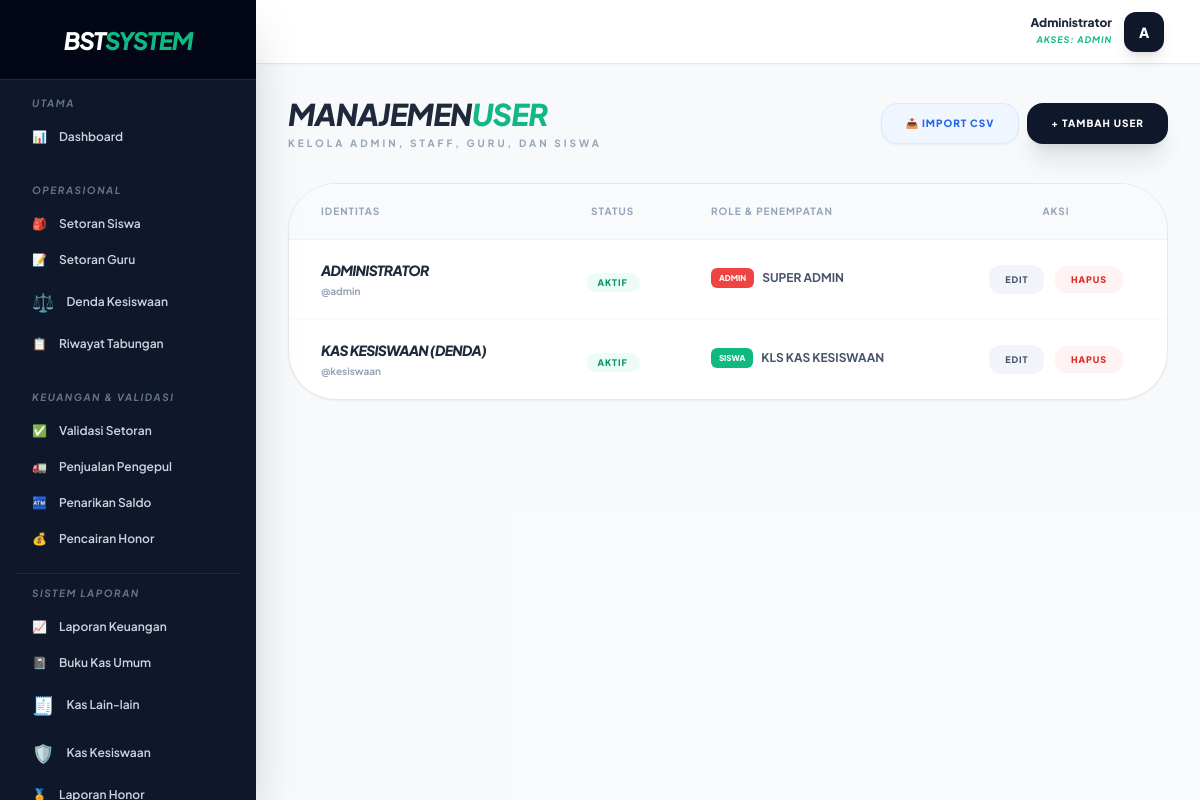
Screenshot of /public/user (signed in) with the database file from the repository.
### tables this page shows
CREATE TABLE `users` (
  `id` int(11) NOT NULL AUTO_INCREMENT,
  `nama` varchar(100) NOT NULL,
  `username` varchar(50) NOT NULL,
  `password` varchar(255) NOT NULL,
  `role` enum('admin','guru','siswa','staff','alumni') NOT NULL,
  `kelas_id` int(11) DEFAULT NULL,
  `angkatan` varchar(10) DEFAULT NULL,
  `is_active` tinyint(1) NOT NULL DEFAULT 1,
  `deleted_at` timestamp NULL DEFAULT NULL,
  PRIMARY KEY (`id`)
);

CREATE TABLE `kelas` (
  `id` int(11) NOT NULL AUTO_INCREMENT,
  `nama_kelas` varchar(50) NOT NULL,
  `walikelas_id` int(11) DEFAULT NULL,
  PRIMARY KEY (`id`)
);

### app/Core/Database.php (called while the page is built, shortened)
<?php
class Database {
    private static $instance = null;
    private $conn;
    private function __construct() {
        try {
            $dsn = "mysql:host=" . DB_HOST . ";dbname=" . DB_NAME . ";charset=utf8mb4";
            $options = [
                PDO::ATTR_ERRMODE => PDO::ERRMODE_EXCEPTION,
                PDO::ATTR_DEFAULT_FETCH_MODE => PDO::FETCH_ASSOC,
                PDO::ATTR_EMULATE_PREPARES => false,
            ];
            $this->conn = new PDO($dsn, DB_USER, DB_PASS, $options);
        } catch (PDOException $e) {
            die("Koneksi Database Gagal: " . $e->getMessage());
        }
    }
    public static function getInstance() {
        if (self::$instance === null) {
            self::$instance = new self();
        }
        return self::$instance;
    }
    public function getConnection() {
        return $this->conn;
    }
}

### app/Controllers/UserController.php (called while the page is built, shortened)
<?php
require_once __DIR__ . '/../Core/Database.php';
class UserController {
    private $db;
    public function __construct() {
        $this->db = Database::getInstance()->getConnection();
    }
    public function index() {
        $sql = "SELECT u.*, k.nama_kelas
                FROM users u
                LEFT JOIN kelas k ON u.kelas_id = k.id
                WHERE u.deleted_at IS NULL
                ORDER BY u.role ASC, u.nama ASC";
        $users = $this->db->query($sql)->fetchAll();
        require_once __DIR__ . '/../../views/layouts/admin.php';
    }
}

### views/admin/user/index.php (the view, shortened to what this page needs)
<div class="max-w-7xl mx-auto space-y-8 pb-10" x-data="{ showModal: false, isEdit: false, formData: { id: '', username: '', nama: '', role: 'siswa', kelas_id: '', angkatan: '', is_active: 1 } }">
    <div class="flex flex-col md:flex-row md:items-center md:justify-between gap-4">
        <div>
            <h2 class="text-3xl font-black text-slate-800 italic uppercase tracking-tight">MANAJEMEN<span class="text-emerald-500">USER</span></h2>
            <p class="text-[10px] font-bold text-slate-400 uppercase tracking-[0.3em] mt-1">Kelola Admin, Staff, Guru, dan Siswa</p>
        </div>
        <div class="flex gap-2">
            <a href="<?= BASE_URL ?>/user/import" class="px-6 py-3 bg-blue-50 text-blue-600 border border-blue-100 text-[10px] font-black uppercase tracking-widest rounded-2xl shadow-sm hover:bg-blue-600 hover:text-white transition-all flex items-center">
                📥 Import CSV
            </a>
            <button @click="showModal = true; isEdit = false; formData = {id:'', username:'', nama:'', role:'siswa', kelas_id:'', angkatan:'', is_active: 1}" class="px-6 py-3 bg-slate-900 text-white text-[10px] font-black uppercase tracking-widest rounded-2xl shadow-xl hover:bg-black transition-all flex items-center">
                + Tambah User
            </button>
        </div>
    </div>
    <div class="bg-white rounded-[3rem] border border-slate-200 shadow-sm overflow-hidden">
        <div class="overflow-x-auto">
            <table class="w-full text-left">
                <thead>
                    <tr class="bg-gray-50 border-b border-gray-100 text-[10px] uppercase text-slate-400 font-black tracking-widest">
                        <th class="px-8 py-5">Identitas</th>
                        <th class="px-8 py-5 text-center">Status</th>
                        <th class="px-8 py-5">Role & Penempatan</th>
                        <th class="px-8 py-5 text-center">Aksi</th>
                    </tr>
                </thead>
                <tbody class="divide-y divide-gray-50">
                    <?php foreach($users as $u): ?>
                    <tr class="hover:bg-slate-50 transition-all">
                        <td class="px-8 py-5">
                            <div class="font-black text-slate-800 text-sm uppercase italic tracking-tighter"><?= htmlspecialchars($u['nama']) ?></div>
                            <div class="text-[10px] font-bold text-slate-400 mt-1">@<?= htmlspecialchars($u['username']) ?></div>
                        </td>
                        <td class="px-8 py-5 text-center">
                            <?php if($u['is_active']): ?>
                                <span class="px-3 py-1 bg-emerald-50 text-emerald-600 rounded-full text-[9px] font-black uppercase tracking-widest">Aktif</span>
                            <?php else: ?>
                                <span class="px-3 py-1 bg-slate-100 text-slate-400 rounded-full text-[9px] font-black uppercase tracking-widest">Non-Aktif</span>
                            <?php endif; ?>
                        </td>
                        <td class="px-8 py-5">
                            <div class="text-xs font-bold text-slate-600 uppercase mb-1 flex items-center">
                                <?php
                                    $bgRole = 'bg-emerald-500';
                                    if ($u['role'] === 'admin') $bgRole = 'bg-red-500';
                                ?>
                                <span class="px-2 py-0.5 rounded-md text-[8px] font-black text-white mr-2 <?= $bgRole ?>"><?= strtoupper($u['role']) ?></span>
                                <?php
                                    if ($u['role'] === 'siswa') echo 'KLS ' . htmlspecialchars($u['nama_kelas'] ?? '-');
                                    else if ($u['role'] === 'guru') echo 'GURU / NASABAH';
                                    else if ($u['role'] === 'staff') echo 'PETUGAS INPUT';
                                    else echo 'SUPER ADMIN';
                                ?>
                            </div>
                        </td>
                        <td class="px-8 py-5 text-center space-x-2">
                            <button @click="showModal = true; isEdit = true; formData = { id: '<?= $u['id'] ?>', username: '<?= htmlspecialchars($u['username']) ?>', nama: '<?= addslashes($u['nama']) ?>', role: '<?= $u['role'] ?>', kelas_id: '<?= $u['kelas_id'] ?>', angkatan: '<?= htmlspecialchars($u['angkatan']) ?>', is_active: '<?= $u['is_active'] ?>' }" class="px-4 py-2 bg-slate-100 text-slate-600 hover:bg-slate-800 hover:text-white rounded-xl text-[9px] font-black uppercase tracking-widest transition-all">Edit</button>
                            <a href="<?= BASE_URL ?>/user/delete?id=<?= $u['id'] ?>" onclick="return confirm('Hapus pengguna ini permanen?')" class="px-4 py-2 bg-red-50 text-red-600 hover:bg-red-600 hover:text-white rounded-xl text-[9px] font-black uppercase tracking-widest transition-all">Hapus</a>
                        </td>
                    </tr>
                    <?php endforeach; ?>
                </tbody>
            </table>
        </div>
    </div>
</div>

### public/index.php (shortened to what this page needs)
<?php
$url = isset($_GET['url']) ? rtrim($_GET['url'], '/') : 'auth/login';
$url = filter_var($url, FILTER_SANITIZE_URL);
$urlParts = explode('/', $url);
$controllerName = ucfirst($urlParts[0]) . 'Controller';
$methodName = isset($urlParts[1]) ? $urlParts[1] : 'index';
$controllerFile = __DIR__ . '/../app/Controllers/' . $controllerName . '.php';
if (file_exists($controllerFile)) {
    $controller = new $controllerName();
    if (method_exists($controller, $methodName)) {
        unset($urlParts[0]);
        unset($urlParts[1]);
        $params = $urlParts ? array_values($urlParts) : [];
        call_user_func_array([$controller, $methodName], $params);
    } else {
        http_response_code(404);
        echo "404 - Method tidak ditemukan!";
    }
} else {
    http_response_code(404);
    echo "404 - Controller tidak ditemukan!";
}

### views/layouts/admin.php (shortened to what this page needs)
<!DOCTYPE html>
<html lang="id">
<head>
    <script src="https://cdn.tailwindcss.com"></script>
</head>
<body x-data="{ sidebarOpen: false }">
    <div class="flex h-screen overflow-hidden">
        <aside :class="sidebarOpen ? 'translate-x-0' : '-translate-x-full'"
               class="fixed inset-y-0 left-0 z-50 w-64 bg-slate-900 text-slate-300 transition-transform duration-300 transform lg:translate-x-0 lg:static lg:inset-0 shadow-2xl flex flex-col">
            <div class="flex items-center justify-center h-20 bg-slate-950 border-b border-slate-800 flex-shrink-0">
                <span class="text-2xl font-black text-white italic tracking-tighter uppercase">BST<span class="text-emerald-500">SYSTEM</span></span>
            </div>
            <nav class="flex-1 mt-4 px-4 space-y-1 overflow-y-auto custom-scrollbar">
                <div class="pb-3">
                    <p class="nav-header text-[10px] font-bold text-slate-500 uppercase px-4 mb-2">Utama</p>
                    <a href="<?= BASE_URL ?>/dashboard" class="sidebar-link flex items-center px-4 py-2.5 text-xs font-semibold rounded-xl hover:bg-slate-800 transition-all">
                        <span class="mr-3">📊</span> Dashboard
                    </a>
                </div>
                <?php if($_SESSION['role'] === 'admin' || $_SESSION['role'] === 'staff'): ?>
                <div class="py-3">
                    <p class="nav-header text-[10px] font-bold text-slate-500 uppercase px-4 mb-2">Operasional</p>
                    <a href="<?= BASE_URL ?>/setoran/siswa_kelas" class="sidebar-link flex items-center px-4 py-2.5 text-xs font-semibold rounded-xl hover:bg-slate-800 transition-all">
                        <span class="mr-3">🎒</span> Setoran Siswa
                    </a>
                    <a href="<?= BASE_URL ?>/setoran/guru" class="sidebar-link flex items-center px-4 py-2.5 text-xs font-semibold rounded-xl hover:bg-slate-800 transition-all">
                        <span class="mr-3">📝</span> Setoran Guru
                    </a>
                    <a href="<?= BASE_URL ?>/setoran/create_kesiswaan" class="sidebar-link flex items-center px-4 py-2.5 text-xs font-semibold rounded-xl hover:bg-slate-800 transition-all">
                        <span class="mr-3 text-lg">⚖️</span> Denda Kesiswaan
                    </a>
                    <?php if($_SESSION['role'] === 'admin'): ?>
                    <a href="<?= BASE_URL ?>/setoran/siswa" class="sidebar-link flex items-center px-4 py-2.5 text-xs font-semibold rounded-xl hover:bg-slate-800 transition-all">
                        <span class="mr-3">📋</span> Riwayat Tabungan
                    </a>
                    <?php endif; ?>
                </div>
                <?php endif; ?>
                <?php if($_SESSION['role'] === 'admin'): ?>
                <div class="py-3">
                    <p class="nav-header text-[10px] font-bold text-slate-500 uppercase px-4 mb-2">Keuangan & Validasi</p>
                    <a href="<?= BASE_URL ?>/setoran/validasi" class="sidebar-link flex items-center px-4 py-2.5 text-xs font-semibold rounded-xl hover:bg-slate-800 transition-all">
                        <span class="mr-3">✅</span> Validasi Setoran
                    </a>
                    <a href="<?= BASE_URL ?>/penjualan" class="sidebar-link flex items-center px-4 py-2.5 text-xs font-semibold rounded-xl hover:bg-slate-800 transition-all">
                        <span class="mr-3">🚛</span> Penjualan Pengepul
                    </a>
                    <a href="<?= BASE_URL ?>/penarikan" class="sidebar-link flex items-center px-4 py-2.5 text-xs font-semibold rounded-xl hover:bg-slate-800 transition-all">
                        <span class="mr-3">🏧</span> Penarikan Saldo
                    </a>
                    <a href="<?= BASE_URL ?>/honor" class="sidebar-link flex items-center px-4 py-2.5 text-xs font-semibold rounded-xl hover:bg-slate-800 transition-all">
                        <span class="mr-3">💰</span> Pencairan Honor
                    </a>
                </div>
                <div class="py-3 border-t border-slate-800 mt-4">
                    <p class="nav-header text-[10px] font-bold text-slate-500 uppercase px-4 mb-2">Sistem Laporan</p>
                    <a href="<?= BASE_URL ?>/laporan/keuangan" class="sidebar-link flex items-center px-4 py-2.5 text-xs font-semibold rounded-xl hover:bg-slate-800 transition-all">
                        <span class="mr-3">📈</span> Laporan Keuangan
                    </a>
                    <a href="<?= BASE_URL ?>/laporan/buku_kas" class="sidebar-link flex items-center px-4 py-2.5 text-xs font-semibold rounded-xl hover:bg-slate-800 transition-all">
                        <span class="mr-3">📓</span> Buku Kas Umum
                    </a>
                    <a href="<?= BASE_URL ?>/kas" class="sidebar-link flex items-center px-4 py-2.5 text-xs font-semibold rounded-xl hover:bg-slate-800 transition-all">
                        <span class="mr-3 text-lg">🧾</span> Kas Lain-lain
                    </a>
                    <a href="<?= BASE_URL ?>/laporan/kas_kesiswaan" class="sidebar-link flex items-center px-4 py-2.5 text-xs font-semibold rounded-xl hover:bg-slate-800 transition-all">
                        <span class="mr-3 text-lg">🛡️</span> Kas Kesiswaan
                    </a>
                    <a href="<?= BASE_URL ?>/laporan/honor" class="sidebar-link flex items-center px-4 py-2.5 text-xs font-semibold rounded-xl hover:bg-slate-800 transition-all">
                        <span class="mr-3">🏅</span> Laporan Honor
                    </a>
                </div>
                <?php endif; ?>
            </nav>
        </aside>
        <div class="flex-1 flex flex-col overflow-hidden">
            <header class="flex items-center justify-between h-16 px-8 bg-white border-b border-gray-200 flex-shrink-0 shadow-sm">
                <div class="ml-auto relative" x-data="{ open: false }">
                    <button @click="open = !open" class="flex items-center space-x-3 p-1 rounded-2xl hover:bg-gray-50 transition-all focus:outline-none">
                        <div class="text-right hidden sm:block">
                            <p class="text-xs font-black text-slate-800 leading-none"><?= htmlspecialchars($_SESSION['nama']) ?></p>
                            <p class="text-[9px] text-emerald-500 font-bold uppercase mt-1 tracking-widest italic">Akses: <?= strtoupper($_SESSION['role']) ?></p>
                        </div>
                        <div class="w-10 h-10 rounded-xl bg-slate-900 flex items-center justify-center text-white text-sm font-black shadow-lg uppercase">
                            <?= substr($_SESSION['nama'], 0, 1) ?>
                        </div>
                    </button>
                </div>
            </header>
            <main class="flex-1 overflow-x-hidden overflow-y-auto p-8 bg-slate-50/50">
                <div class="container mx-auto">
                    <?php require_once $content; ?>
                </div>
            </main>
        </div>
    </div>
</body>
</html>

### views/layouts/admin.php (style rules this page uses)
body { font-family: 'Plus Jakarta Sans', sans-serif; background-color: #f8fafc; }
.nav-header { font-style: italic; letter-spacing: 0.15em; }

### rows the page displays
users: nama "ADMINISTRATOR", username "admin", is_active "AKTIF", role "ADMIN", shows "SUPER ADMIN"
users: nama "KAS KESISWAAN (DENDA)", username "kesiswaan", is_active "AKTIF", role "SISWA", kelas.nama_kelas "KAS KESISWAAN"

### other values shown
$_SESSION['nama'] "Administrator"
$_SESSION['role'] "ADMIN"
substr($_SESSION['nama'], 0, 1) "A"
